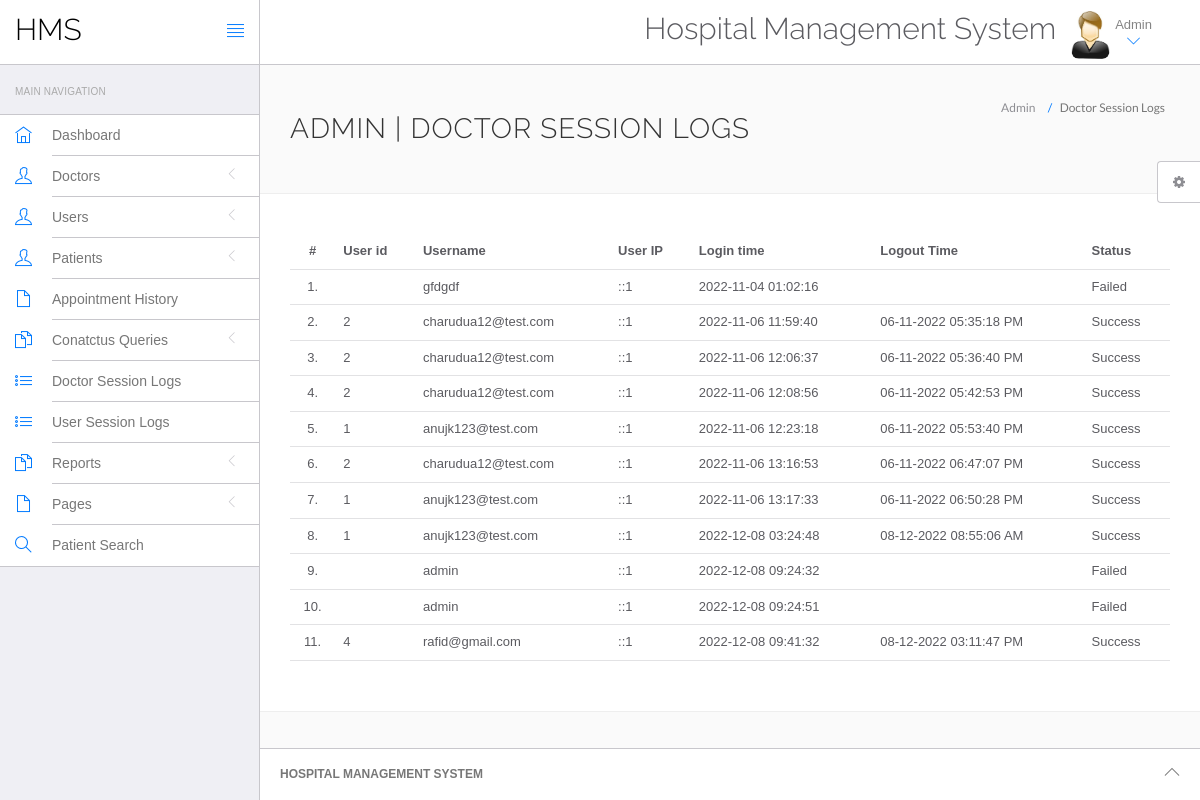
Page /hospital/hms/admin/doctor-logs.php (signed in) on the committed database.
### tables this page shows
CREATE TABLE `doctorslog` (
  `id` int(11) NOT NULL,
  `uid` int(11) DEFAULT NULL,
  `username` varchar(255) DEFAULT NULL,
  `userip` binary(16) DEFAULT NULL,
  `loginTime` timestamp NULL DEFAULT current_timestamp(),
  `logout` varchar(255) DEFAULT NULL,
  `status` int(11) DEFAULT NULL
);

### hospital/hms/admin/doctor-logs.php (the view, shortened to what this page needs)
<?php
include('include/config.php');
if(strlen($_SESSION['id']==0)) {
 header('location:logout.php');
  } else{
?>
<!DOCTYPE html>
<html lang="en">
	<head>
		<link rel="stylesheet" href="vendor/bootstrap/css/bootstrap.min.css">
		<link rel="stylesheet" href="vendor/fontawesome/css/font-awesome.min.css">
		<link rel="stylesheet" href="vendor/themify-icons/themify-icons.min.css">
		<link href="vendor/animate.css/animate.min.css" rel="stylesheet" media="screen">
		<link href="vendor/perfect-scrollbar/perfect-scrollbar.min.css" rel="stylesheet" media="screen">
		<link href="vendor/switchery/switchery.min.css" rel="stylesheet" media="screen">
		<link href="vendor/bootstrap-touchspin/jquery.bootstrap-touchspin.min.css" rel="stylesheet" media="screen">
		<link href="vendor/select2/select2.min.css" rel="stylesheet" media="screen">
		<link href="vendor/bootstrap-datepicker/bootstrap-datepicker3.standalone.min.css" rel="stylesheet" media="screen">
		<link href="vendor/bootstrap-timepicker/bootstrap-timepicker.min.css" rel="stylesheet" media="screen">
		<link rel="stylesheet" href="assets/css/styles.css">
		<link rel="stylesheet" href="assets/css/plugins.css">
		<link rel="stylesheet" href="assets/css/themes/theme-1.css" id="skin_color" />
	</head>
	<body>
		<div id="app">
<?php include('include/sidebar.php');?>
			<div class="app-content">
					<?php include('include/header.php');?>
				<div class="main-content" >
					<div class="wrap-content container" id="container">
						<section id="page-title">
							<div class="row">
								<div class="col-sm-8">
									<h1 class="mainTitle">Admin  | Doctor Session Logs</h1>
																	</div>
								<ol class="breadcrumb">
									<li>
										<span>Admin </span>
									</li>
									<li class="active">
										<span>Doctor Session Logs</span>
									</li>
								</ol>
							</div>
						</section>
						<div class="container-fluid container-fullw bg-white">
									<div class="row">
								<div class="col-md-12">
									<table class="table table-hover" id="sample-table-1">
										<thead>
											<tr>
												<th class="center">#</th>
												<th class="hidden-xs">User id</th>
												<th>Username</th>
												<th>User IP</th>
												<th>Login time</th>
												<th>Logout Time </th>
												<th> Status </th>
											</tr>
										</thead>
										<tbody>
<?php
$sql=mysqli_query($con,"select * from doctorslog ");
$cnt=1;
while($row=mysqli_fetch_array($sql))
{
?>
											<tr>
												<td class="center"><?php echo $cnt;?>.</td>
												<td class="hidden-xs"><?php echo $row['uid'];?></td>
												<td class="hidden-xs"><?php echo $row['username'];?></td>
												<td><?php echo $row['userip'];?></td>
												<td><?php echo $row['loginTime'];?></td>
												<td><?php echo $row['logout'];?>
												</td>
												<td>
<?php if($row['status']==1)
{
	echo "Success";
}
else
{
	echo "Failed";
}?>
</td>
											</tr>
											<?php
$cnt=$cnt+1;
											 }?>
										</tbody>
									</table>
								</div>
							</div>
								</div>
					</div>
				</div>
			</div>
	<?php include('include/footer.php');?>
	<?php include('include/setting.php');?>
		</div>
	</body>
</html>
<?php } ?>

### hospital/hms/admin/include/sidebar.php (shortened to what this page needs)
<div class="sidebar app-aside" id="sidebar">
				<div class="sidebar-container perfect-scrollbar">
<nav>
						<div class="navbar-title">
							<span>Main Navigation</span>
						</div>
						<ul class="main-navigation-menu">
							<li>
								<a href="dashboard.php">
									<div class="item-content">
										<div class="item-media">
											<i class="ti-home"></i>
										</div>
										<div class="item-inner">
											<span class="title"> Dashboard </span>
										</div>
									</div>
								</a>
							</li>
							<li>
								<a href="javascript:void(0)">
									<div class="item-content">
										<div class="item-media">
											<i class="ti-user"></i>
										</div>
										<div class="item-inner">
											<span class="title"> Doctors </span><i class="icon-arrow"></i>
										</div>
									</div>
								</a>
								</li>
				<li>
								<a href="javascript:void(0)">
									<div class="item-content">
										<div class="item-media">
											<i class="ti-user"></i>
										</div>
										<div class="item-inner">
											<span class="title"> Users </span><i class="icon-arrow"></i>
										</div>
									</div>
								</a>
								</li>
								<li>
								<a href="javascript:void(0)">
									<div class="item-content">
										<div class="item-media">
											<i class="ti-user"></i>
										</div>
										<div class="item-inner">
											<span class="title"> Patients </span><i class="icon-arrow"></i>
										</div>
									</div>
								</a>
								</li>
<li>
								<a href="appointment-history.php">
									<div class="item-content">
										<div class="item-media">
											<i class="ti-file"></i>
										</div>
										<div class="item-inner">
											<span class="title"> Appointment History </span>
										</div>
									</div>
								</a>
							</li>
				<li>
								<a href="javascript:void(0)">
									<div class="item-content">
										<div class="item-media">
											<i class="ti-files"></i>
										</div>
										<div class="item-inner">
											<span class="title"> Conatctus Queries </span><i class="icon-arrow"></i>
										</div>
									</div>
								</a>
								</li>
	<li>
								<a href="doctor-logs.php">
									<div class="item-content">
										<div class="item-media">
											<i class="ti-list"></i>
										</div>
										<div class="item-inner">
											<span class="title"> Doctor Session Logs </span>
										</div>
									</div>
								</a>
							</li>
							<li>
								<a href="user-logs.php">
									<div class="item-content">
										<div class="item-media">
											<i class="ti-list"></i>
										</div>
										<div class="item-inner">
											<span class="title"> User Session Logs </span>
										</div>
									</div>
								</a>
							</li>
				<li>
								<a href="javascript:void(0)">
									<div class="item-content">
										<div class="item-media">
											<i class="ti-files"></i>
										</div>
										<div class="item-inner">
											<span class="title"> Reports </span><i class="icon-arrow"></i>
										</div>
									</div>
								</a>
							</li>
				<li>
								<a href="javascript:void(0)">
									<div class="item-content">
										<div class="item-media">
											<i class="ti-file"></i>
										</div>
										<div class="item-inner">
											<span class="title"> Pages </span><i class="icon-arrow"></i>
										</div>
									</div>
								</a>
							</li>
								<li>
								<a href="patient-search.php">
									<div class="item-content">
										<div class="item-media">
											<i class="ti-search"></i>
										</div>
										<div class="item-inner">
											<span class="title"> Patient Search </span>
										</div>
									</div>
								</a>
							</li>
						</ul>
					</nav>
					</div>
			</div>

### hospital/hms/admin/include/header.php (shortened to what this page needs)
<header class="navbar navbar-default navbar-static-top">
					<div class="navbar-header">
						<a class="navbar-brand" href="#">
							<h2 style="padding-top:20%; color:#000 ">HMS</h2>
						</a>
						<a href="#" class="sidebar-toggler pull-right visible-md visible-lg" data-toggle-class="app-sidebar-closed" data-toggle-target="#app">
							<i class="ti-align-justify"></i>
						</a>
					</div>
					<div class="navbar-collapse collapse">
						<ul class="nav navbar-right">
								<li  style="padding-top:2% ">
								<h2>Hospital Management System</h2>
							</li>
							<li class="dropdown current-user">
								<a href class="dropdown-toggle" data-toggle="dropdown">
									<img src="assets/images/images.jpg" > <span class="username">
			Admin
									<i class="ti-angle-down"></i></i></span>
								</a>
							</li>
						</ul>
					</div>
				</header>

### hospital/hms/admin/include/footer.php
<footer>
				<div class="footer-inner">
					<div class="pull-left">
					<span class="text-bold text-uppercase"> Hospital Management System</span>
					</div>
					<div class="pull-right">
						<span class="go-top"><i class="ti-angle-up"></i></span>
					</div>
				</div>
			</footer>

### hospital/hms/admin/include/setting.php (shortened to what this page needs)
<div class="settings panel panel-default hidden-xs hidden-sm" id="settings">
				<button ct-toggle="toggle" data-toggle-class="active" data-toggle-target="#settings" class="btn btn-default">
					<i class="fa fa-spin fa-gear"></i>
				</button>
			</div>

### hospital/hms/admin/assets/css/plugins.css (style rules this page uses)
.perfect-scrollbar { overflow-y: hidden !important; }

### hospital/hms/admin/assets/css/themes/theme-1.css (style rules this page uses)
body { background: #FAFAFA; }
header .navbar-header { background: #ffffff !important; border-right-color: #c8c7cc !important; border-bottom-color: #c8c7cc !important; }
header .navbar-header .sidebar-toggler, header .navbar-header .sidebar-mobile-toggler { color: #007aff !important; }
header .navbar-header .navbar-brand { color: #777 !important; }
header .navbar-collapse { background: #ffffff !important; border-bottom-color: #c8c7cc !important; box-shadow: none !important; }
header .navbar-collapse .navbar-right > li > a { color: #777; }
header .navbar-collapse .navbar-right > li > a i { color: #007aff !important; }
#sidebar { background: #EFEFF4 !important; }
#sidebar:before { border-right-width: "1px" !important; border-right-style: solid; border-right-color: #c8c7cc !important; }
#sidebar nav { border-right-width: "1px" !important; border-right-style: solid; border-right-color: #c8c7cc !important; }
#sidebar nav .navbar-title { color: #aaaaaa; }
#sidebar nav > ul { background: #ffffff !important; border-bottom-color: #c8c7cc !important; border-top-color: #c8c7cc !important; }
#sidebar nav > ul > li > a .item-media > i { color: #007aff !important; }
#sidebar nav > ul > li > a .item-inner { color: #777 !important; border-bottom-color: #c8c7cc; }
#app > footer { background: #ffffff !important; border-top-color: #c8c7cc !important; color: #777; }

### rows in the picture
doctorslog: username "gfdgdf", userip "::1", loginTime "2022-11-04 01:02:16", status "Failed"
doctorslog: uid "2", username "charudua12@test.com", userip "::1", loginTime "2022-11-06 11:59:40", logout "06-11-2022 05:35:18 PM", status "Success"
doctorslog: uid "2", username "charudua12@test.com", userip "::1", loginTime "2022-11-06 12:06:37", logout "06-11-2022 05:36:40 PM", status "Success"
doctorslog: uid "2", username "charudua12@test.com", userip "::1", loginTime "2022-11-06 12:08:56", logout "06-11-2022 05:42:53 PM", status "Success"
doctorslog: uid "1", username "anujk123@test.com", userip "::1", loginTime "2022-11-06 12:23:18", logout "06-11-2022 05:53:40 PM", status "Success"
doctorslog: uid "2", username "charudua12@test.com", userip "::1", loginTime "2022-11-06 13:16:53", logout "06-11-2022 06:47:07 PM", status "Success"
doctorslog: uid "1", username "anujk123@test.com", userip "::1", loginTime "2022-11-06 13:17:33", logout "06-11-2022 06:50:28 PM", status "Success"
doctorslog: uid "1", username "anujk123@test.com", userip "::1", loginTime "2022-12-08 03:24:48", logout "08-12-2022 08:55:06 AM", status "Success"
doctorslog: username "admin", userip "::1", loginTime "2022-12-08 09:24:32", status "Failed"
doctorslog: username "admin", userip "::1", loginTime "2022-12-08 09:24:51", status "Failed"
doctorslog: uid "4", username "rafid@gmail.com", userip "::1", loginTime "2022-12-08 09:41:32", logout "08-12-2022 03:11:47 PM", status "Success"
